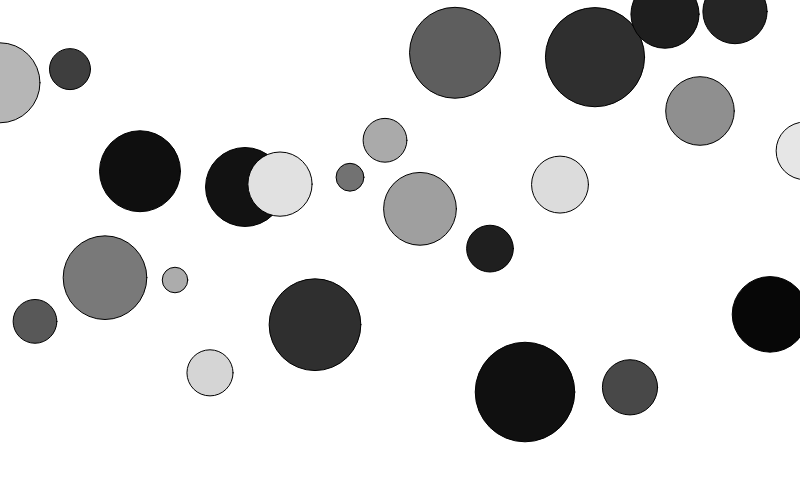
Frame 1 (no input)
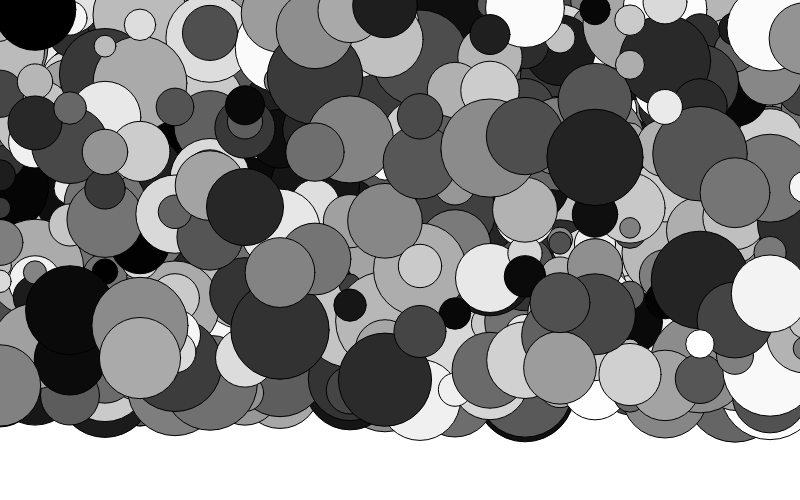
Frame 60 (no input)
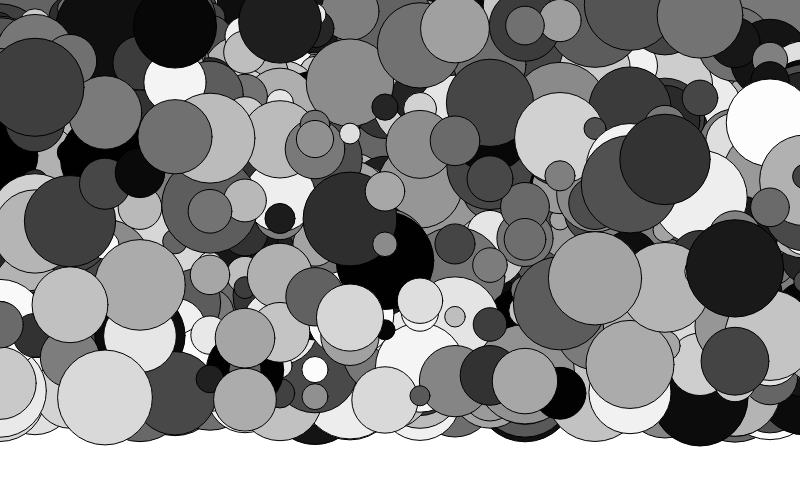
Frame 120 (the mouse pressed at the canvas centre since frame 60)

The p5.js sketch that drew these frames (run headless with seeded random() and noise() and a simulated clock; from frame 60 on, the mouse is pressed at the canvas centre):

// p5.js sketch
// ── sketch.js
var x = 0;


function setup() {
  createCanvas(800, 500);
  
 
}
function draw() {
   for(var i = 0; i <= windowWidth; i += 35) {
    fill(random(255));
    ellipse(i, random(400), random(100, 20));
  }
}
  
